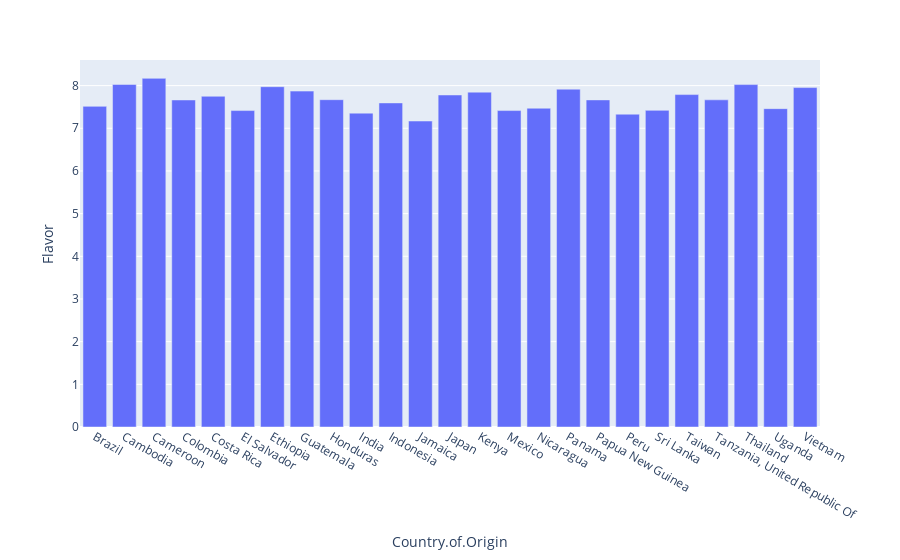

The notebook cell saved with this chart:
### Code cell
coffee_grouped_flavor = coffee.groupby('Country.of.Origin')['Flavor'].mean().reset_index()
px.bar(coffee_grouped_flavor, x='Country.of.Origin', y='Flavor')

### Figure 1 — Plotly figure (JSON) as saved in the notebook; plotly's stock layout.template omitted (floating-point values rounded to 4 significant figures)
{"data": [{"hovertemplate": "Country.of.Origin=%{x}<br>Flavor=%{y}<extra></extra>", "legendgroup": "", "marker": {"color": "#636efa", "pattern": {"shape": ""}}, "name": "", "orientation": "v", "showlegend": false, "textposition": "auto", "type": "bar", "x": ["Brazil", "Cambodia", "Cameroon", "Colombia", "Costa Rica", "El Salvador", "Ethiopia", "Guatemala", "Honduras", "India", "Indonesia", "Jamaica", "Japan", "Kenya", "Mexico", "Nicaragua", "Panama", "Papua New Guinea", "Peru", "Sri Lanka", "Taiwan", "Tanzania, United Republic Of", "Thailand", "Uganda", "Vietnam"], "xaxis": "x", "y": [7.514, 8.027, 8.17, 7.663, 7.75, 7.415, 7.974, 7.871, 7.67, 7.355, 7.594, 7.17, 7.78, 7.847, 7.415, 7.47, 7.917, 7.665, 7.33, 7.42, 7.789, 7.667, 8.024, 7.46, 7.953], "yaxis": "y"}], "layout": {"barmode": "relative", "legend": {"tracegroupgap": 0}, "margin": {"t": 60}, "xaxis": {"anchor": "y", "domain": [0, 1], "title": {"text": "Country.of.Origin"}}, "yaxis": {"anchor": "x", "domain": [0, 1], "title": {"text": "Flavor"}}}}
